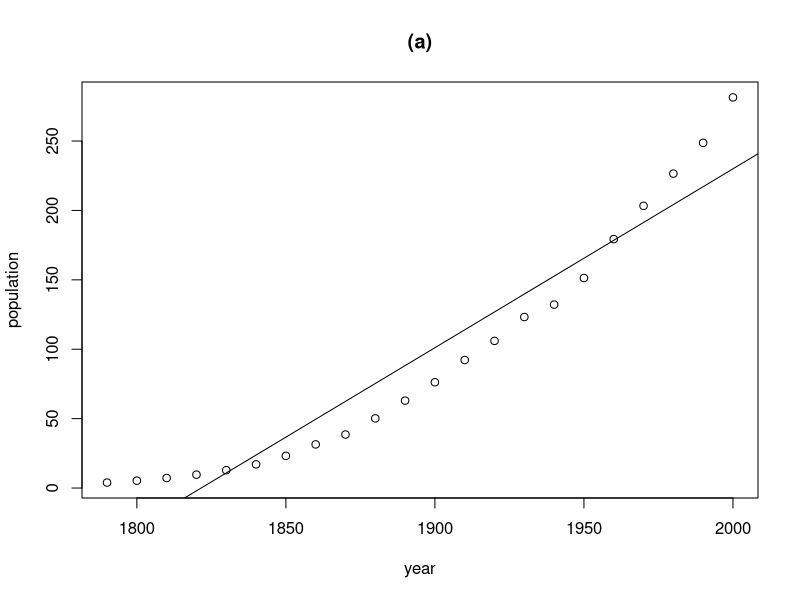
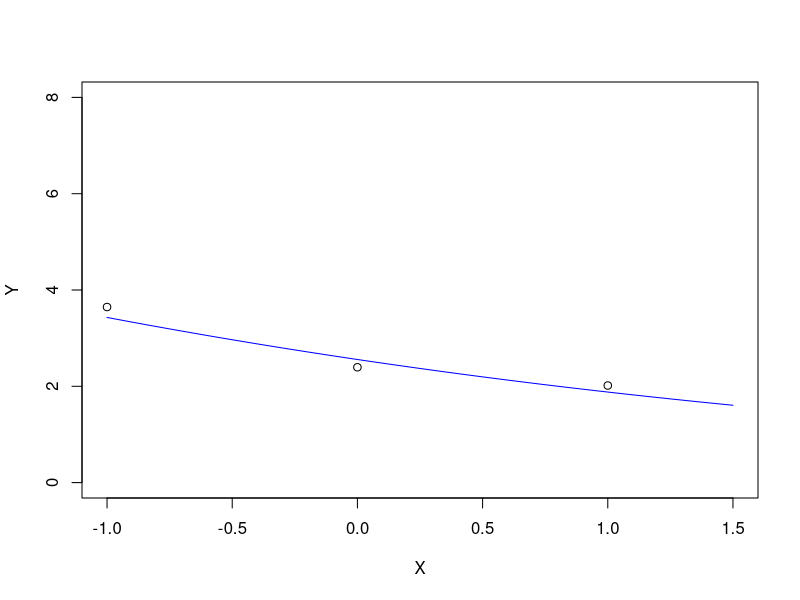
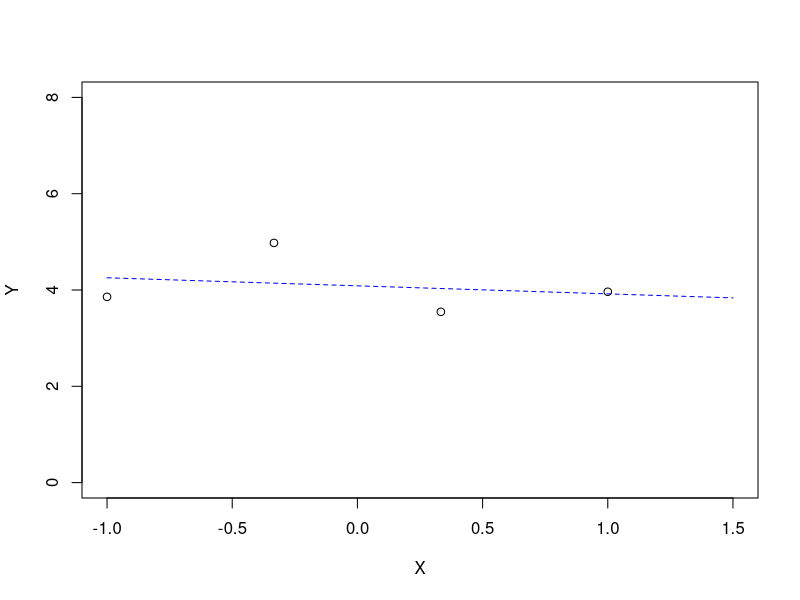
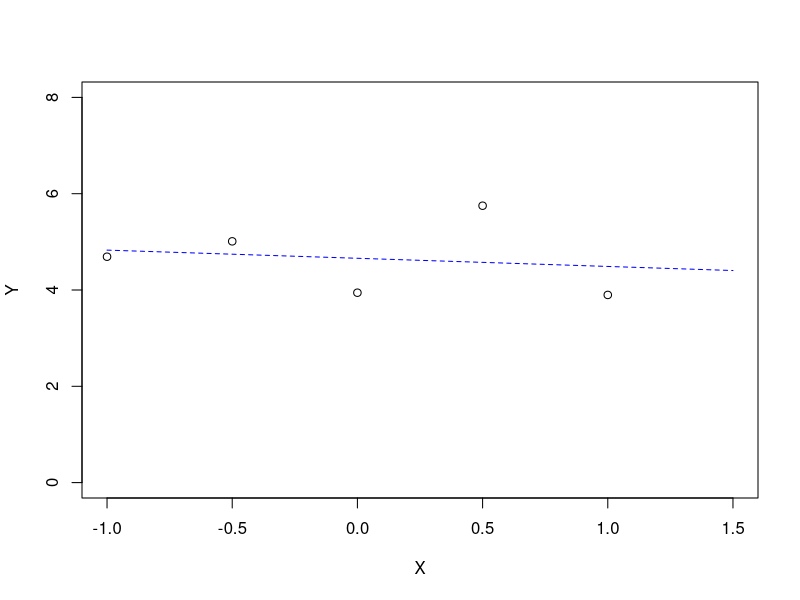
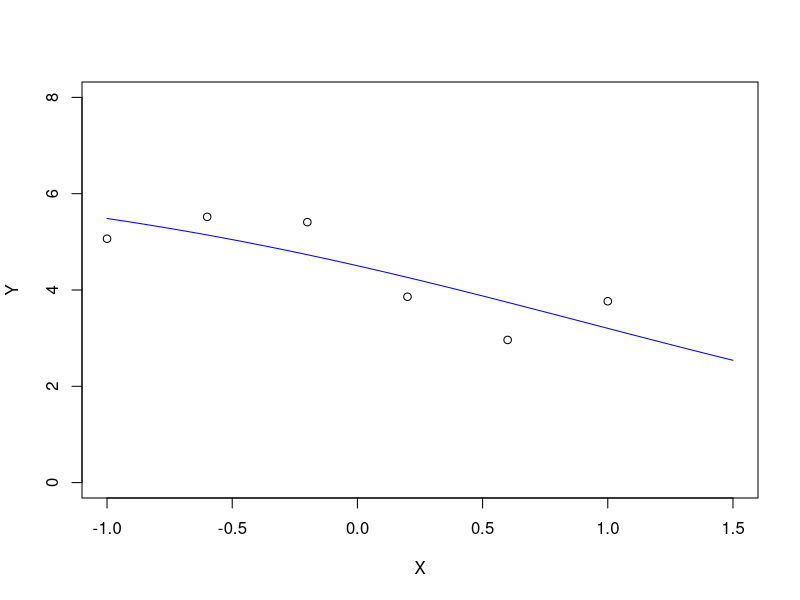
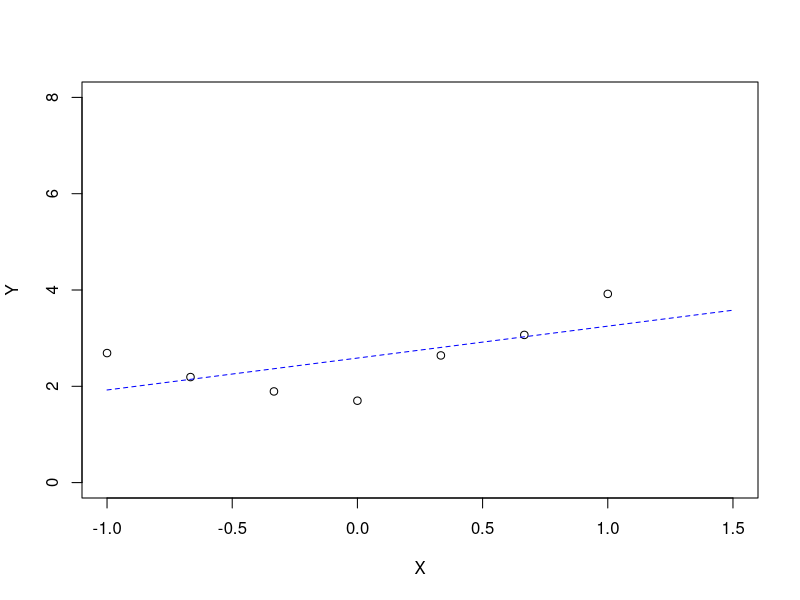
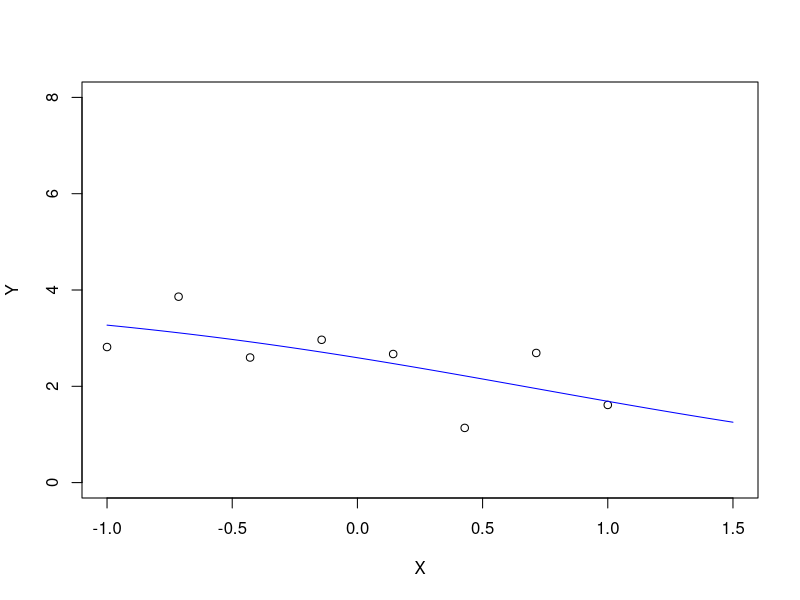
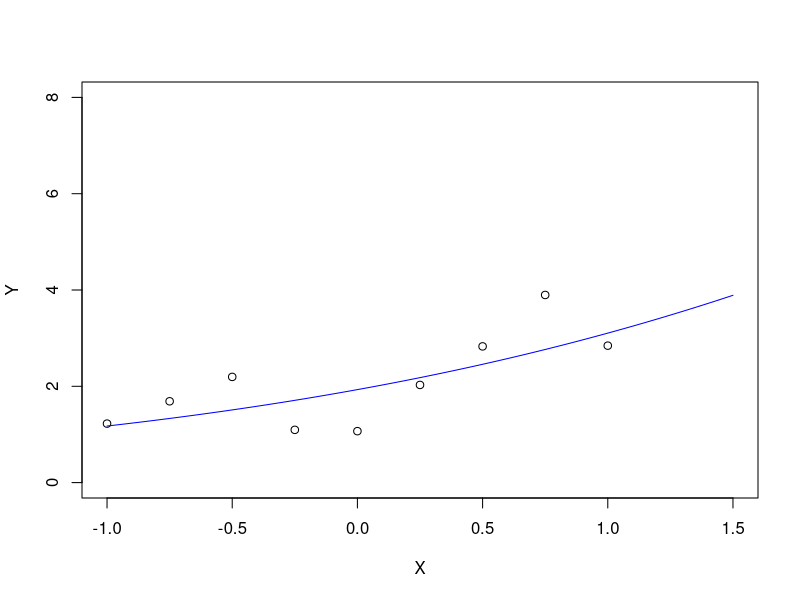

The R script that drew these images, in order:
## ---- chunk 1
library(car)

plot(population ~ year, data = USPop, main = "(a)")
abline(lm(population ~ year, data = USPop))

# model <- nls(population ~ theta1  / (1 + exp( - (theta2 + theta3 * year))),
#              data = USPop)
# trzeba wymyślić jakieś wartości startowe

# starting values

# choose t1, which is larger than any value in the data
t1 <- 400
model_start <- lm(logit(population / t1) ~ year, USPop)

starts <- c(t1, model_start$coefficients)
names(starts) <- c("theta1", "theta2", "theta3")

model <- nls(population ~ theta1  / (1 + exp(- (theta2 + theta3 * year))),
             data = USPop,
             start = starts,
             trace = TRUE)

.give_random_data <- function(n) {
  x <- seq(-1, 1, length.out = n)
  t1 <- 5
  t2 <- sample(c(-1, 1), 1)
  t3 <- sample(c(-1, 1), 1)
  y <- abs(t1  / (1 + exp(- (t2 + t3 * x))) + rnorm(n, 0, 0.8)) + 1
  data.frame(X = x, Y = y)
}

f <- function(my_data, n = 4) {
  if (missing(my_data)) my_data <- .give_random_data(n)

  t1 <- max(my_data$Y) * 2
  model_start <- lm(logit(Y / t1) ~ X, my_data)

  starts <- c(t1, model_start$coefficients)
  names(starts) <- c("theta1", "theta2", "theta3")

  make_model <- function(my_data) {
     nls(
        Y ~ theta1 / (1 + exp(- (theta2 + theta3 * X))),
        data = my_data,
        start = starts,
        # trace = TRUE,
        control = nls.control(warnOnly = TRUE)
      )
  }
  make_simple_model <- function(my_data) lm(Y ~ X, my_data)

  model <- tryCatch(
    make_model(my_data),
    warning = function(w) {
      if (paste(strsplit(w$message, " ")[[1]][1:2], collapse = " ") %in%
          c("singular gradient", "number of", "step factor")) {
        model <- suppressWarnings(make_model(my_data))
        if (any(abs(coefficients(model)[1:3]) > 50))
          model <- make_simple_model(my_data)
        model
      } else {
        print(w$message)
        make_simple_model(my_data)
      }
    }
  )

  x_p <- seq(-1, 1.5, length.out = 100)
  new.data <- data.frame(X = x_p)
  yhat <- predict(model, new.data)
  print(model)
  plot(my_data, xlim = c(-1, 1.5), ylim = c(0, 8))
  lty <- if (class(model) == "nls") 1 else 2
  lines(x_p, yhat, col="blue", lty = lty)
}
f(n = 3)
f(n = 4)
f(n = 5)
f(n = 6)
f(n = 7)
f(n = 8)
f(n = 9)

# a może warto by dodać addytywną stałą?
